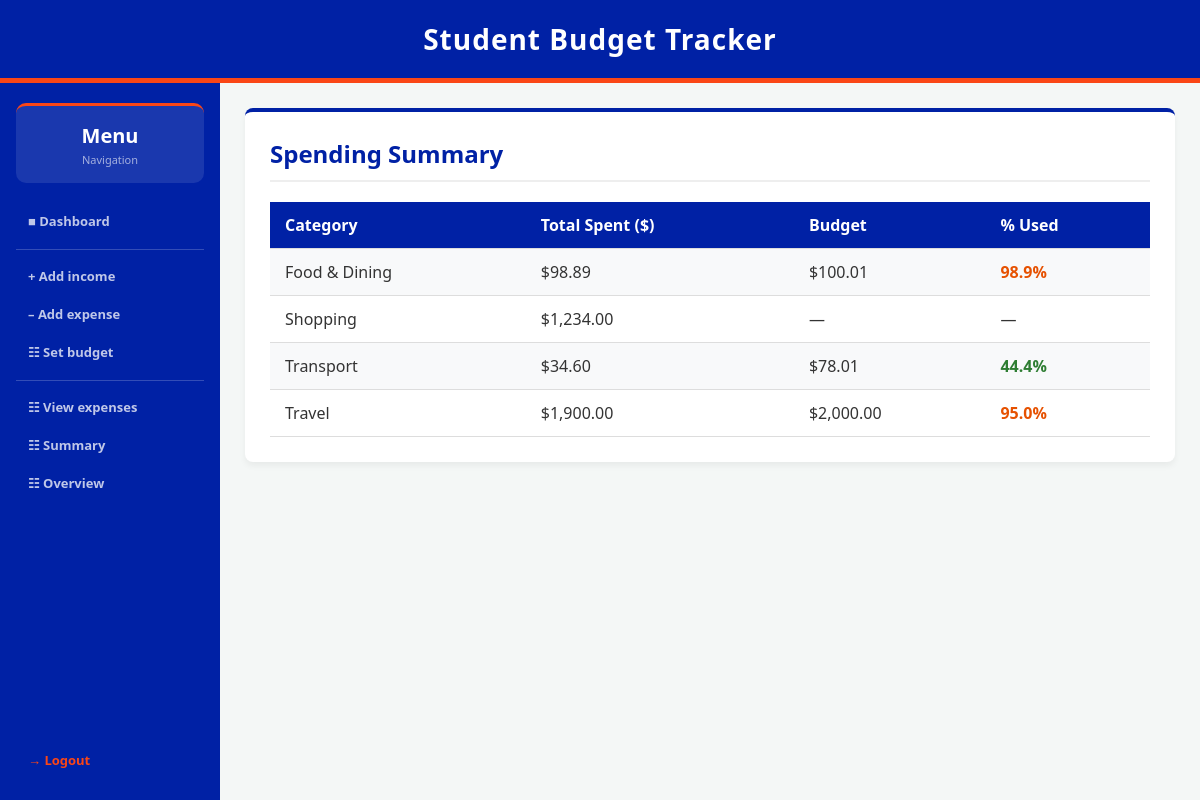
/spending_summary (signed in), run on the app's committed database.
### tables this page shows
CREATE TABLE category_budgets (
    id INTEGER PRIMARY KEY AUTOINCREMENT,
    user_id INTEGER NOT NULL,
    category TEXT NOT NULL,
    amount REAL NOT NULL CHECK(amount > 0),
    FOREIGN KEY (user_id) REFERENCES users (id),
    UNIQUE(user_id, category)
);

CREATE TABLE expenses (
    expense_id INTEGER PRIMARY KEY AUTOINCREMENT,
    user_id INTEGER NOT NULL,
    category TEXT NOT NULL,
    amount REAL NOT NULL CHECK(amount > 0),
    date TIMESTAMP DEFAULT CURRENT_TIMESTAMP, description TEXT DEFAULT "",
    FOREIGN KEY (user_id) REFERENCES users (id)
);

### app.py (the view)
@app.route('/spending_summary')
def spending_summary():
    if 'user_id' not in session:
        return redirect(url_for('login'))
    totals = data_manager.get_category_totals(session['user_id'])
    alert = data_manager.budget_alert(session['user_id'])
    budgets = data_manager.get_category_budgets(session['user_id'])
    return render_template('spending_summary.html', totals=totals, alert=alert, budgets=budgets)

### data_manager.py (called while the page is built, shortened)
def get_db_connection():
    return sqlite3.connect(DB_NAME)

def get_category_totals(user_id):
    connection = get_db_connection()
    cursor = connection.cursor()
    cursor.execute("SELECT category, SUM(amount) FROM expenses WHERE user_id = ? GROUP BY category", (user_id,))
    rows = cursor.fetchall()
    connection.close()
    return rows

def get_budget(user_id, month):
    connection = get_db_connection()
    cursor = connection.cursor()
    cursor.execute("SELECT amount FROM budgets WHERE user_id = ? AND month = ?", (user_id, month))
    row = cursor.fetchone()
    connection.close()
    return row[0] if row else 0

def get_category_budgets(user_id):
    connection = get_db_connection()
    cursor = connection.cursor()
    cursor.execute("SELECT category, amount FROM category_budgets WHERE user_id = ?", (user_id,))
    rows = cursor.fetchall()
    connection.close()
    return {row[0]: row[1] for row in rows}

def budget_alert(user_id):
    now = datetime.now()
    month = now.strftime('%Y-%m')
    current_day = now.day
    total_days = calendar.monthrange(now.year, now.month)[1]
    budget = get_budget(user_id, month)
    if budget <= 0:
        return None
    conn = get_db_connection()
    cursor = conn.cursor()
    cursor.execute("SELECT SUM(amount) FROM expenses WHERE user_id = ? AND strftime('%Y-%m', date) = ?", (user_id, month))
    total_spent = cursor.fetchone()[0] or 0
    conn.close()
    spending_percentage = (total_spent / budget) * 100
    time_percentage = (current_day / total_days) * 100
    return None

### templates/spending_summary.html (shortened to what this page needs)
{% extends "layout.html" %}
{% block content %}
<div class="card">
    <h2>Spending Summary</h2>
    {% if totals %}
        <table>
            <tr>
                <th>Category</th>
                <th>Total Spent ($)</th>
                <th>Budget</th>
                <th>% Used</th>
            </tr>
            {% for category, total in totals %}
            {% set budget = budgets.get(category, 0) %}
            <tr>
                <td>{{ category }}</td>
                <td>${{ "{:,.2f}".format(total|float) }}</td>
                <td>{% if budget %}${{ "{:,.2f}".format(budget|float) }}{% else %}—{% endif %}</td>
                <td>
                    {% if budget %}
                        {% set pct = (total / budget * 100)|round(1) %}
                        <span style="color: {% if pct >= 100 %}#c62828{% elif pct >= 80 %}#e65100{% else %}#2e7d32{% endif %}; font-weight:600;">
                            {{ pct }}%
                        </span>
                    {% else %}—{% endif %}
                </td>
            </tr>
            {% endfor %}
        </table>
    {% else %}
        <p>No expenses logged yet. <a href="/add_expense">Log one now!</a></p>
    {% endif %}
</div>
{% endblock %}

### templates/layout.html (style rules this page uses)
:root { --uf-blue: #0021A5; --uf-orange: #FA4616; --bg-color: #f4f7f6; --text-color: #333333; --card-bg: #ffffff; }
* { box-sizing: border-box; margin: 0; padding: 0; }
body { font-family: 'Segoe UI', Tahoma, Geneva, Verdana, sans-serif; background-color: var(--bg-color); color: var(--text-color); min-height: 100vh; display: flex; flex-direction: column; }
.card { background-color: var(--card-bg); padding: 25px; border-radius: 8px; box-shadow: 0 4px 6px rgba(0,0,0,0.05); margin-bottom: 25px; border-top: 4px solid var(--uf-blue); }
.card h2 { margin-top: 0; color: var(--uf-blue); border-bottom: 2px solid #eee; padding-bottom: 10px; margin-bottom: 20px; }
table { width: 100%; border-collapse: collapse; margin-top: 10px; }
th, td { padding: 12px 15px; text-align: left; }
th { background-color: var(--uf-blue); color: white; font-weight: 600; }
tr { border-bottom: 1px solid #dddddd; }
tr:nth-child(even) { background-color: #f8f9fa; }

### data on the page
category_budgets: amount "100.01"
expenses: category "Shopping", amount "1,234.00"
expenses: category "Transport", amount "34.60", pct "44.4"
category_budgets: amount "78.01"
expenses: category "Travel", amount "1,900.00", pct "95.0"
category_budgets: amount "2,000.00"

### other printed values
{{ category }} "Food & Dining"
{{ "{:,.2f}".format(total|float) }} "98.89"
{{ pct }} "98.9"
